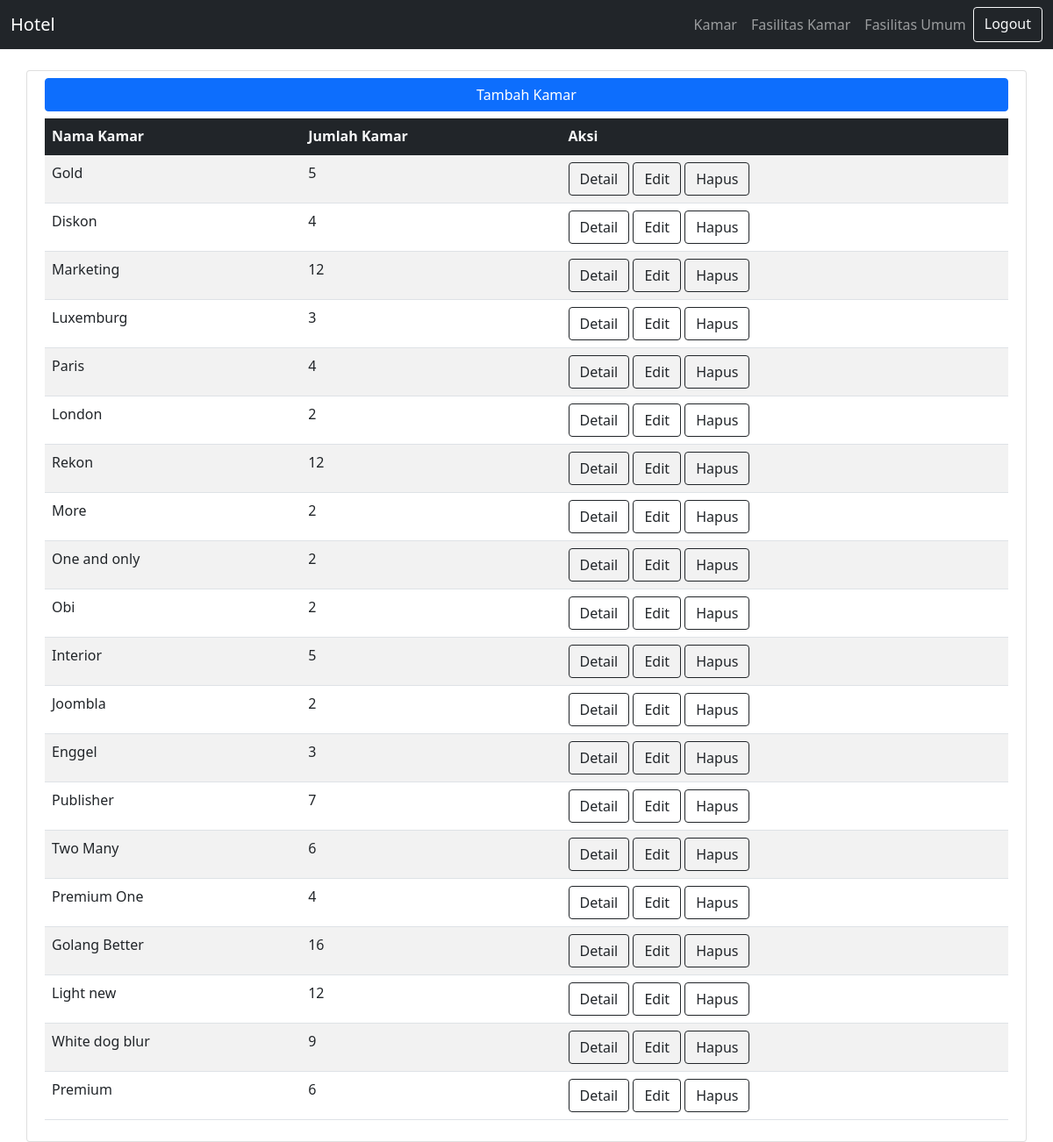
Page /admin/kamar.php on the earlier database version.
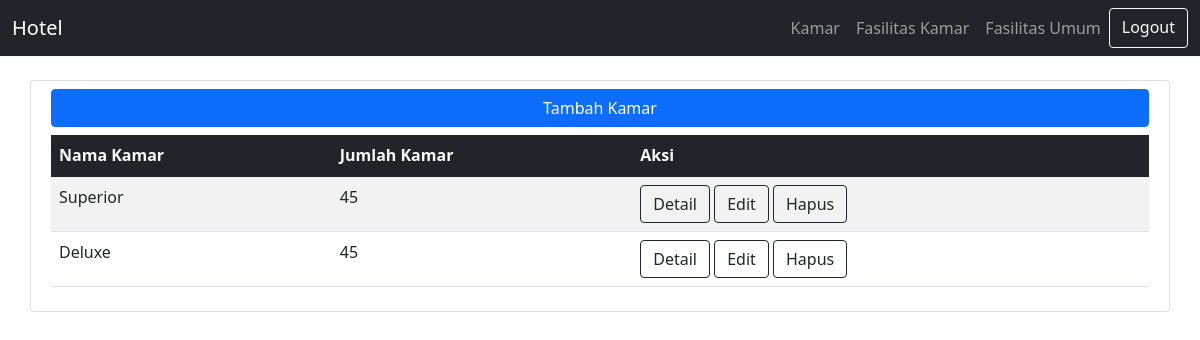
Same page on the later database version.
### tables this page shows
CREATE TABLE `kamar` (
  `id_kamar` int(11) NOT NULL,
  `nama_kamar` varchar(50) NOT NULL,
  `total_kamar` int(5) NOT NULL
);

### admin/kamar.php (the view, shortened to what this page needs)
<?php
$conn = mysqli_connect("localhost", "root", "", "hotel-hebat");
?>
<!DOCTYPE html>
<html lang="en">
<head>
  <link rel="stylesheet" href="../vendor/bootstrap.min.css">
  <link rel="stylesheet" href="../vendor/dataTables.bootstrap5.min.css">
</head>
<body style="margin-top: 80px;">
  <?php
  include './navbar.php'
  ?>
  <div class="card container">
    <div class="table-responsive p-2">
      <a href="tambah_kamar.php" class="btn btn-primary mb-2 d-block">Tambah Kamar</a>
      <table id="kamar" class="table table-striped" style="width:100%">
        <thead class="bg-dark text-light">
          <tr>
            <th>Nama Kamar</th>
            <th>Jumlah Kamar</th>
            <th>Aksi</th>
          </tr>
        </thead>
        <tbody>
          <?php
          $resultKamar = mysqli_query($conn, "SELECT * FROM kamar");
          ?>
          <?php while ($rowKamar = mysqli_fetch_assoc($resultKamar)) : ?>
            <tr>
              <td><?= $rowKamar['nama_kamar']; ?></td>
              <td><?= $rowKamar['total_kamar']; ?></td>
              <td>
                <a href="detail_kamar.php?id_kamar=<?= $rowKamar['id_kamar']; ?>" class="btn btn-outline-dark">Detail</a>
                <a href="edit_kamar.php?id_kamar=<?= $rowKamar['id_kamar']; ?>" class="btn btn-outline-dark">Edit</a>
                <a href="hapus_kamar.php?id_kamar=<?= $rowKamar['id_kamar']; ?>" class="btn btn-outline-dark">Hapus</a>
              </td>
            </tr>
          <?php endwhile; ?>
        </tbody>
      </table>
    </div>
  </div>
</body>
</html>

Differences in the rows shown:
removed kamar: nama_kamar "Gold", total_kamar "5"
removed kamar: nama_kamar "Diskon", total_kamar "4"
removed kamar: nama_kamar "Marketing", total_kamar "12"
removed kamar: nama_kamar "Luxemburg", total_kamar "3"
removed kamar: nama_kamar "Paris", total_kamar "4"
removed kamar: nama_kamar "London", total_kamar "2"
removed kamar: nama_kamar "Rekon", total_kamar "12"
removed kamar: nama_kamar "More", total_kamar "2"
removed kamar: nama_kamar "One and only", total_kamar "2"
removed kamar: nama_kamar "Obi", total_kamar "2"
removed kamar: nama_kamar "Interior", total_kamar "5"
removed kamar: nama_kamar "Joombla", total_kamar "2"
removed kamar: nama_kamar "Enggel", total_kamar "3"
removed kamar: nama_kamar "Publisher", total_kamar "7"
removed kamar: nama_kamar "Two Many", total_kamar "6"
removed kamar: nama_kamar "Premium One", total_kamar "4"
removed kamar: nama_kamar "Golang Better", total_kamar "16"
removed kamar: nama_kamar "Light new", total_kamar "12"
removed kamar: nama_kamar "White dog blur", total_kamar "9"
removed kamar: nama_kamar "Premium", total_kamar "6"
added kamar: nama_kamar "Superior", total_kamar "45"
added kamar: nama_kamar "Deluxe", total_kamar "45"
